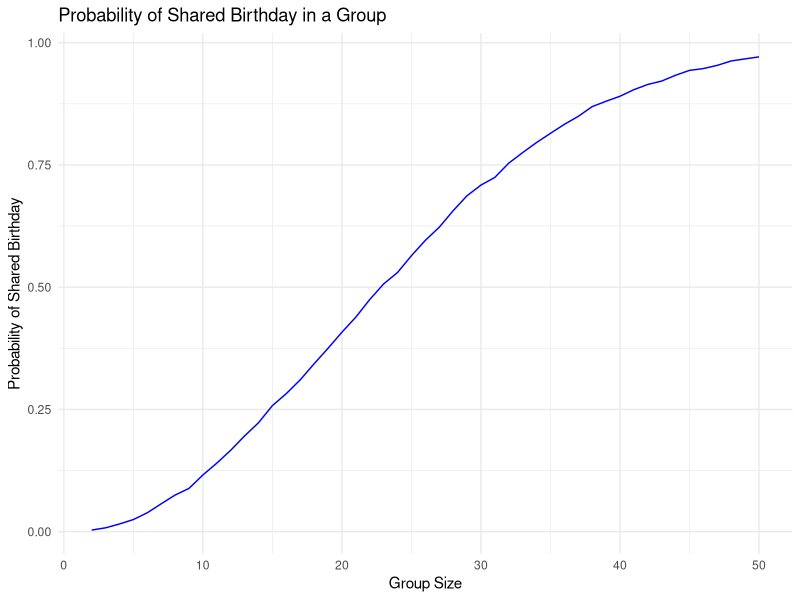

This figure's R source:
## ---- chunk 1
library(ggplot2)
library(dplyr)
library(broom)
## ---- chunk 2
has_duplicate_birthday = function(n) {
  birthdays = sample(1:365, n, replace = TRUE)
  
  return(any(duplicated(birthdays)))
}
## ---- chunk 3
set.seed(123)

probabilities = sapply(2:50, function(n) {
  mean(replicate(10000, has_duplicate_birthday(n)))
})
## ---- chunk 4
prob_data = data.frame(
  group_size = 2:50, 
  probability = probabilities
)

ggplot(prob_data, aes(x = group_size, y = probability)) +
  geom_line(color = "blue") +
  labs(
    title = "Probability of Shared Birthday in a Group",
    x = "Group Size",
    y = "Probability of Shared Birthday"
  ) +
  theme_minimal()
## ---- chunk 5
n = 30
sigma = 5
mu_vals = 0:6
alpha = 0.05
n_sim = 5000
## ---- chunk 6
simulate_t_test = function(mu, n, sigma, alpha) {
  sample_data = rnorm(n, mean = mu, sd = sigma)
  
  t_test_result = t.test(sample_data, mu = 0)
  
  test_summary = broom::tidy(t_test_result)
  
  tibble(
    mu_true = mu,
    mu_hat = test_summary$estimate,
    p_value = test_summary$p.value
  )
}
